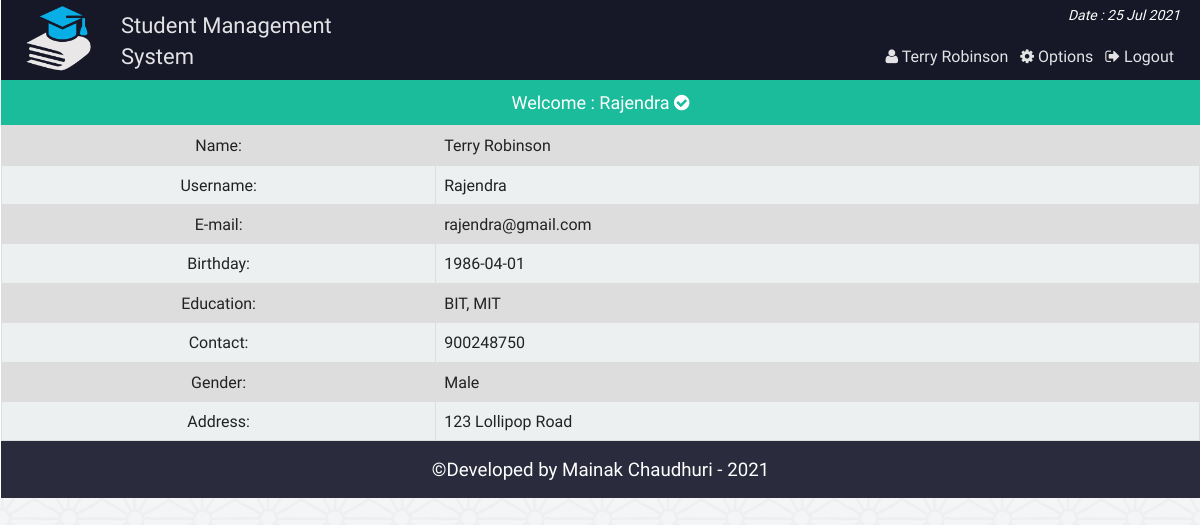
Page /fct_single_profile.php (signed in) on the committed database.
### tables this page shows
CREATE TABLE `faculty` (
  `id` int(11) NOT NULL,
  `username` varchar(15) NOT NULL,
  `password` varchar(50) NOT NULL,
  `name` varchar(30) NOT NULL,
  `email` varchar(100) NOT NULL,
  `birthday` date DEFAULT NULL,
  `gender` varchar(10) NOT NULL,
  `education` varchar(100) DEFAULT NULL,
  `contact` int(100) DEFAULT NULL,
  `address` varchar(255) DEFAULT NULL
);

### php/functions.php (called while the page is built, shortened)
<?php
class login_registration_class{
	public function get_faculty_by_username($uname){
		global $conn;
		$sql = "select * from faculty where username='$uname'";
		$result = $conn->query($sql);
		return $result;
	}
};
?>

### fct_single_profile.php (the view, shortened to what this page needs)
<?php
require "php/config.php";
require_once "php/functions.php";
$user = new login_registration_class();
$funame = $_SESSION['f_uname'];
?>
<?php
include "php/headertop.php";
?>
	<div class="faculty">
		<p style="font-size:18px;text-align:center;background:#1abc9c;color:#fff;padding:10px;margin:0">Welcome : <?php echo $funame; ?> <i class="fa fa-check-circle" aria-hidden="true"></i></p>
			<table class="tab_one">
			<?php
				$getuser = $user->get_faculty_by_username($funame);
				while($row = $getuser->fetch_assoc()){
			?>
			<tr>
				<td  style="text-align:center">Name: </td>
				<td><?php echo $row['name']; ?></td>
			</tr>
			<tr>
				<td  style="text-align:center">Username: </td>
				<td><?php echo $row['username']; ?></td>
			</tr>
			<tr>
				<td  style="text-align:center">E-mail: </td>
				<td><?php echo $row['email']; ?></td>
			</tr>
			<tr>
				<td  style="text-align:center">Birthday: </td>
				<td><?php echo $row['birthday']; ?></td>
			</tr>
			<tr>
				<td  style="text-align:center">Education: </td>
				<td><?php echo $row['education']; ?></td>
			</tr>
			<tr>
				<td  style="text-align:center">Contact: </td>
				<td><?php echo $row['contact']; ?></td>
			</tr>
			<tr>
				<td  style="text-align:center">Gender: </td>
				<td><?php echo $row['gender']; ?></td>
			</tr>
			<tr>
				<td  style="text-align:center">Address: </td>
				<td><?php echo $row['address']; ?></td>
			</tr>
			<?php if($row['username'] == $funame){ ?>
			<?php } } ?>
		</table>
	</div>
<?php
include "php/footerbottom.php";
?>

### css/main.css (style rules this page uses)
html { color: #222; font-size: 1em; line-height: 1.4; }
body { font-family:roboto !important; background:url(../img/ptrn.png) repeat fixed; }
.st_reg th, td { padding: 8px; }
table.tab_one { width:100%; }
table.tab_one td { border:1px solid #ddd; padding:8px; }
table.tab_one tr:nth-child(odd) { background:#ddd; }
table.tab_one tr:nth-child(even) { background:#ecf0f1; }
table.att_tab tr,td,th { border:2px solid #ddd; border-collapse:collapse; padding:8px; }

### rows in the picture
faculty: name "Terry Robinson", username "Rajendra", email "rajendra@gmail.com", birthday "1986-04-01", education "BIT, MIT", contact "900248750", gender "Male", address "123 Lollipop Road"

### other values in the picture
$fname "Terry Robinson"
$funame "Rajendra"
